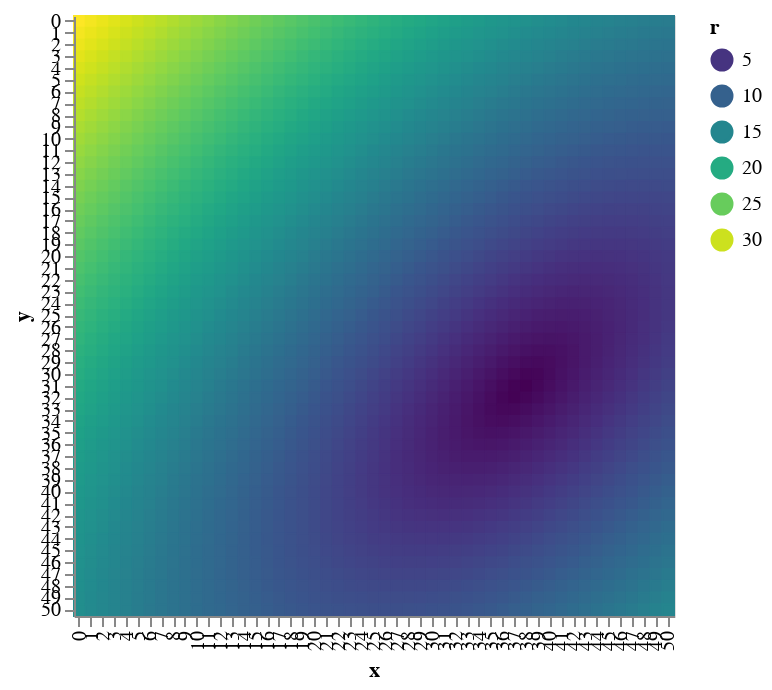

The notebook cell saved with this chart:
### Markdown cell above
This function calculates this distance for every pixel in an image size `S`. I have diverged from the original authors in specifying the position of the particle in units of image half-width with 0,0 being the center of the image. (-1,0) would be a point vertically on the left-hand edge of the image. 

The function allows for elliptically shaped particles through the parameters `elip_d` and `ellipticity`. The function would be used like this:

### Code cell
grid = radial_grid(51, p=(0.5, 0.25), p_r=1.5,elip_d=np.pi/4,ellipticity=2)

# display in the documentation
show_arr(grid, value_name='r', cmap='viridis',figsize=(8,8))

### Figure 1 — Vega-Lite specification as saved in the notebook (floating-point values rounded to 4 significant figures; data arrays with more than 128 entries replaced by an {"elided": "..."} marker saying what was removed)
{"config": {"view": {"continuousWidth": 400, "continuousHeight": 300}}, "data": {"name": "data-93999603ce7f45513d080eb9ee3bff2c"}, "mark": "rect", "encoding": {"fill": {"type": "quantitative", "field": "r", "scale": {"domain": [0.2125, 32.44], "scheme": "viridis"}, "sort": "ascending"}, "stroke": {"type": "quantitative", "field": "r", "scale": {"domain": [0.2125, 32.44], "scheme": "viridis"}, "sort": "ascending"}, "tooltip": [{"type": "ordinal", "field": "x", "title": "x"}, {"type": "ordinal", "field": "y", "title": "y"}, {"type": "quantitative", "field": "r", "title": "r"}], "x": {"type": "ordinal", "field": "x"}, "y": {"type": "ordinal", "field": "y"}}, "height": 300, "selection": {"selector002": {"type": "interval", "bind": "scales", "encodings": ["x", "y"]}}, "title": "", "width": 300, "$schema": "https://vega.github.io/schema/vega-lite/v4.8.1.json", "datasets": {"data-93999603ce7f45513d080eb9ee3bff2c": {"elided": "2601 records"}}}
